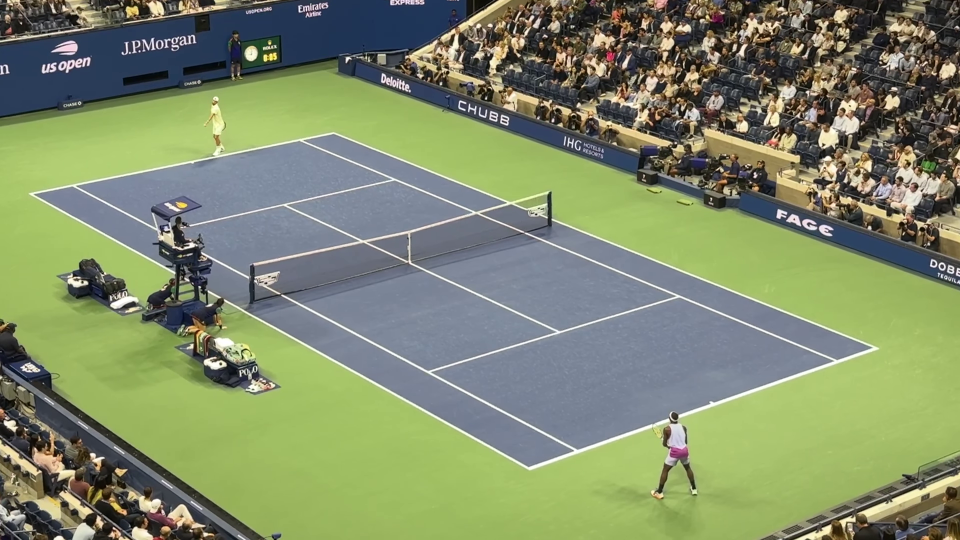
#> input picture artifacts/validation/product_execution/active_person_original_review/original_frame_0000.png, 1920 x 1080 px (shown at 1/2 size)
$ python -i candidate.py   (imports and definitions only)
#> lines starting #> are read from the running program, lines starting #| are printed output that depends on the picture
#> further down, picture is the input picture: shape (1080, 1920, 3); mean B, G, R 106.8, 139.2, 128
### scripts/evaluate/probe_court_line_segments.py
"""Image-supported line proposals, without landmark identity or court claims."""

import argparse
import hashlib
import json
from pathlib import Path
import sys

ROOT = Path(__file__).resolve().parents[2]
sys.path.insert(0, str(ROOT))

import cv2
import numpy as np


def line_evidence(image, segment):
    """Contrast on both sides of a bright ridge; support fractions stay explicit."""
    a, b = np.asarray(segment, dtype=float).reshape(2, 2)
    length = np.linalg.norm(b - a)
    if length < 30:
        return None
    tangent = (b - a) / length
    normal = np.array([-tangent[1], tangent[0]])
    # LSD gives edges: sample both candidate ridge centers3px away.
    results = []
    gray = cv2.cvtColor(image, cv2.COLOR_BGR2GRAY).astype(np.float32)
    hsv = cv2.cvtColor(image, cv2.COLOR_BGR2HSV).astype(np.float32)
    base = a + np.linspace(.05, .95, 80)[:, None] * (b - a)
    for shift in [-3, -1.5, 0, 1.5, 3]:
        centers = base + normal * shift
        locations = centers[:, None, :] + normal * np.array([-8, -6, -1, 0, 1, 6, 8])[None, :, None]
        valid = ((locations[:, :, 0] >= 0) & (locations[:, :, 0] < image.shape[1]-1) &
                 (locations[:, :, 1] >= 0) & (locations[:, :, 1] < image.shape[0]-1)).all(axis=1)
        if valid.sum() < 40:
            continue
        locations = locations[valid].astype(np.float32)
        values = cv2.remap(gray, locations[:, :, 0], locations[:, :, 1], cv2.INTER_LINEAR)
        saturation = cv2.remap(hsv[:, :, 1], locations[:, :, 0], locations[:, :, 1], cv2.INTER_LINEAR)
        ridge = values[:, 2:5].max(axis=1)
        sides = np.maximum(values[:, :2].mean(axis=1), values[:, 5:].mean(axis=1))
        side_difference = np.abs(values[:, :2].mean(axis=1) - values[:, 5:].mean(axis=1))
        bright = (ridge - sides > 10) & (ridge > 100)
        white = saturation[:, 2:5].min(axis=1) < 110
        consistent_sides = side_difference < 45
        support = bright & white & consistent_sides
        results.append({'support_fraction': float(support.mean()), 'bright_fraction': float(bright.mean()),
                        'white_fraction': float(white.mean()), 'similar_sides_fraction': float(consistent_sides.mean()),
                        'length': float(length), 'center_shift': shift,
                        'segment': np.r_[a + normal * shift, b + normal * shift].tolist()})
    return max(results, key=lambda row: row['support_fraction']) if results else None


# [58 lines left out: functions propose, main, not called in this run]


# [2 lines that do not run on import are left out]

### artifacts/validation/product_execution/court_surface_boundary_2026-10-07/candidate.py
"""Frozen, research-only surface-boundary evidence; no runtime court admission.

The original passing LSD record has priority. A previously rejected record may
gain evidence only at a consistently oriented boundary of the actual connected
surface mask. Constants implement this directory's pre-execution protocol.
"""
from __future__ import annotations

import cv2
import numpy as np

from scripts.evaluate.probe_court_line_segments import line_evidence as baseline_evidence
from scripts.evaluate.probe_court_surface_support import surface_candidates


def _image(image):
    if (not isinstance(image, np.ndarray) or image.ndim != 3 or image.shape[2] != 3
            or image.dtype != np.uint8 or min(image.shape[:2]) < 2):
        raise ValueError("Require a nonempty uint8 BGR image")


def _mask(image, mask):
    if mask is None:
        return None
    if (not isinstance(mask, np.ndarray) or mask.shape != image.shape[:2]
            or mask.dtype.kind not in "buif" or not np.isfinite(mask).all()
            or not np.isin(mask, [0, 1]).all()):
        raise ValueError("Require an aligned, finite binary connected-surface mask")
    return mask.astype(np.uint8, copy=False)


# [66 lines left out: functions select_surface, _conditional_evidence, not called in this run]


def _evidence(image, segment, mask, gray=None, hsv=None):
    points = np.asarray(segment, dtype=float)
    if points.size != 4 or not np.isfinite(points).all():
        raise ValueError("Require two finite segment endpoints")
    points = points.reshape(2, 2)
    original = baseline_evidence(image, points)
    if original is None:
        return None
    baseline_record = dict(original)
    if original["support_fraction"] >= .5:
        return {**original, "evidence_origin": "BASELINE", "baseline_record": baseline_record}
    if mask is not None:
        if gray is None:
            gray = cv2.cvtColor(image, cv2.COLOR_BGR2GRAY).astype(np.float32)
            hsv = cv2.cvtColor(image, cv2.COLOR_BGR2HSV).astype(np.float32)
        recovered = _conditional_evidence(image, points, mask, gray, hsv)
        if recovered is not None and recovered["support_fraction"] >= .5:
            return {**recovered, "evidence_origin": "SURFACE_BOUNDARY_RECOVERY",
                    "baseline_record": baseline_record}
    return {**original, "evidence_origin": "BASELINE_REJECTED", "baseline_record": baseline_record}


# [4 lines left out: function line_evidence, not called in this run]


def propose(image, mask=None):
    """Retain exact baseline passes plus conditional recovery; stable LSD ties."""
    _image(image)
    mask = _mask(image, mask)
    gray_u8 = cv2.cvtColor(image, cv2.COLOR_BGR2GRAY)
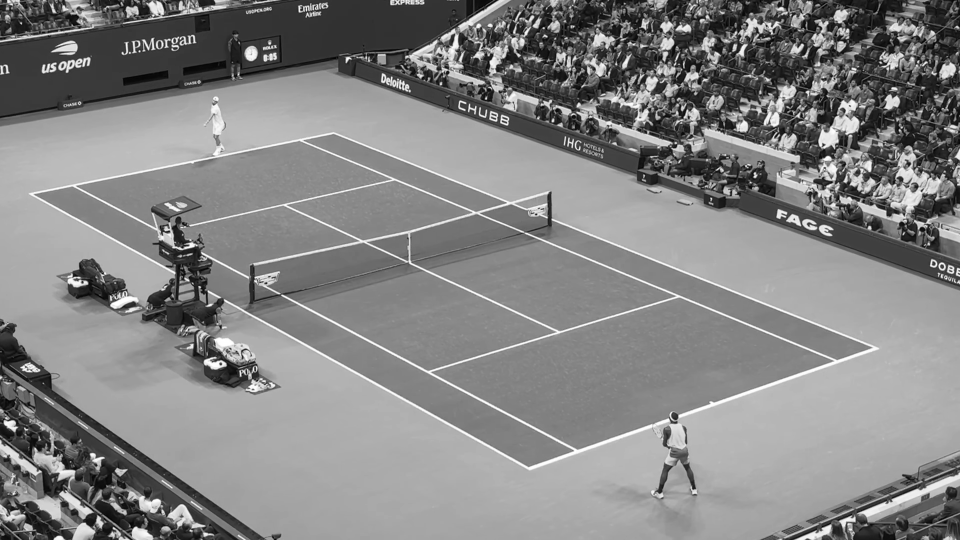
#> gray_u8: shape (1080, 1920) (shown at 1/2 size); min 0, max 255, mean 132.2
    lines = cv2.createLineSegmentDetector(cv2.LSD_REFINE_STD).detect(gray_u8)[0]
    gray = gray_u8.astype(np.float32) if mask is not None else None
    hsv = cv2.cvtColor(image, cv2.COLOR_BGR2HSV).astype(np.float32) if mask is not None else None
    rows = []
    if lines is not None:
        for index, segment in enumerate(lines[:, 0]):
            row = _evidence(image, segment, mask, gray, hsv)
            if row is not None and row["support_fraction"] >= .5:
                rows.append({**row, "lsd_index": index})
#> this loop made 4332 passes
#> after the loop, rows = 119 items
    rows.sort(key=lambda row: row["length"] * row["support_fraction"], reverse=True)
    return rows

>>> import cv2
>>> picture = cv2.imread('../active_person_original_review/original_frame_0000.png')
>>> result = propose(picture)
#> result = 119 items

$ run again, on artifacts/validation/product_execution/active_person_original_review/original_frame_0120.png
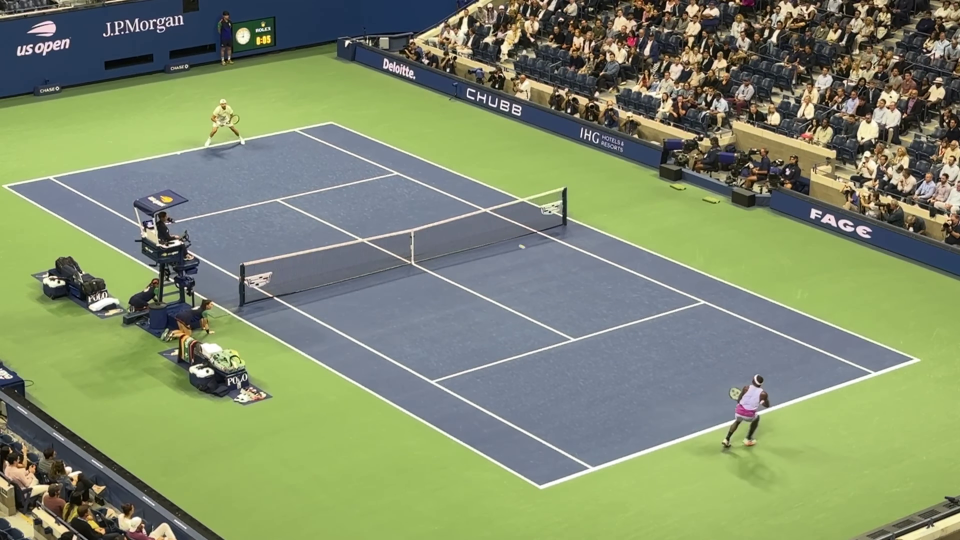
#> input picture artifacts/validation/product_execution/active_person_original_review/original_frame_0120.png, 1920 x 1080 px (shown at 1/2 size)
#> picture is the input picture: shape (1080, 1920, 3); mean B, G, R 108.7, 141.2, 128.7
#> in propose, `gray_u8 = cv2.cvtColor(image, cv2.COLOR_BGR2GRAY)`:
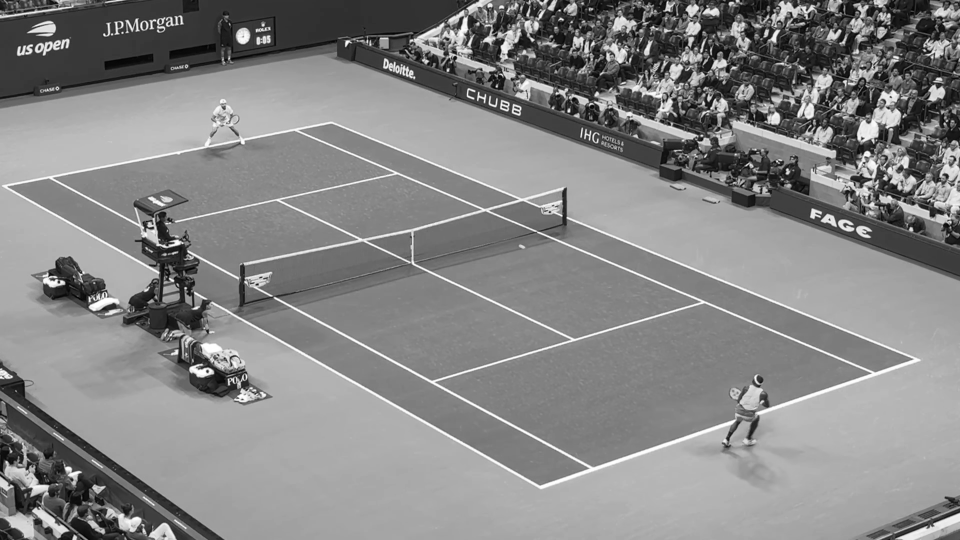
#> gray_u8: shape (1080, 1920) (shown at 1/2 size); min 0, max 255, mean 133.7
#> the loop in propose, `for index, segment in enumerate(lines[:, 0]):` made 3833 passes
#> after the loop in propose, `for index, segment in enumerate(lines[:, 0]):`: rows = 96 items

$ run again, on artifacts/validation/product_execution/active_person_original_review/original_frame_0240.png
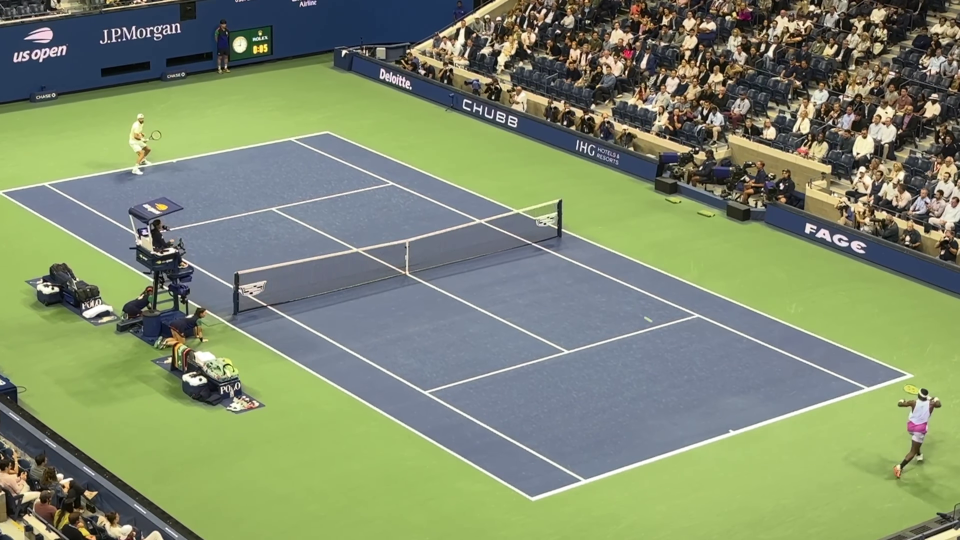
#> input picture artifacts/validation/product_execution/active_person_original_review/original_frame_0240.png, 1920 x 1080 px (shown at 1/2 size)
#> picture is the input picture: shape (1080, 1920, 3); mean B, G, R 110, 140.1, 127.5
#> in propose, `gray_u8 = cv2.cvtColor(image, cv2.COLOR_BGR2GRAY)`:
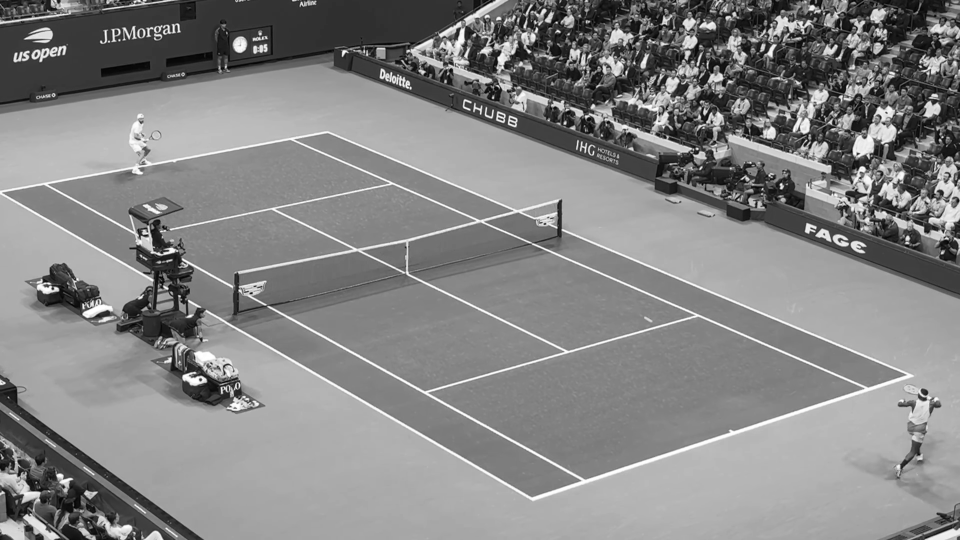
#> gray_u8: shape (1080, 1920) (shown at 1/2 size); min 0, max 255, mean 132.9
#> the loop in propose, `for index, segment in enumerate(lines[:, 0]):` made 3967 passes
#> after the loop in propose, `for index, segment in enumerate(lines[:, 0]):`: rows = 105 items
